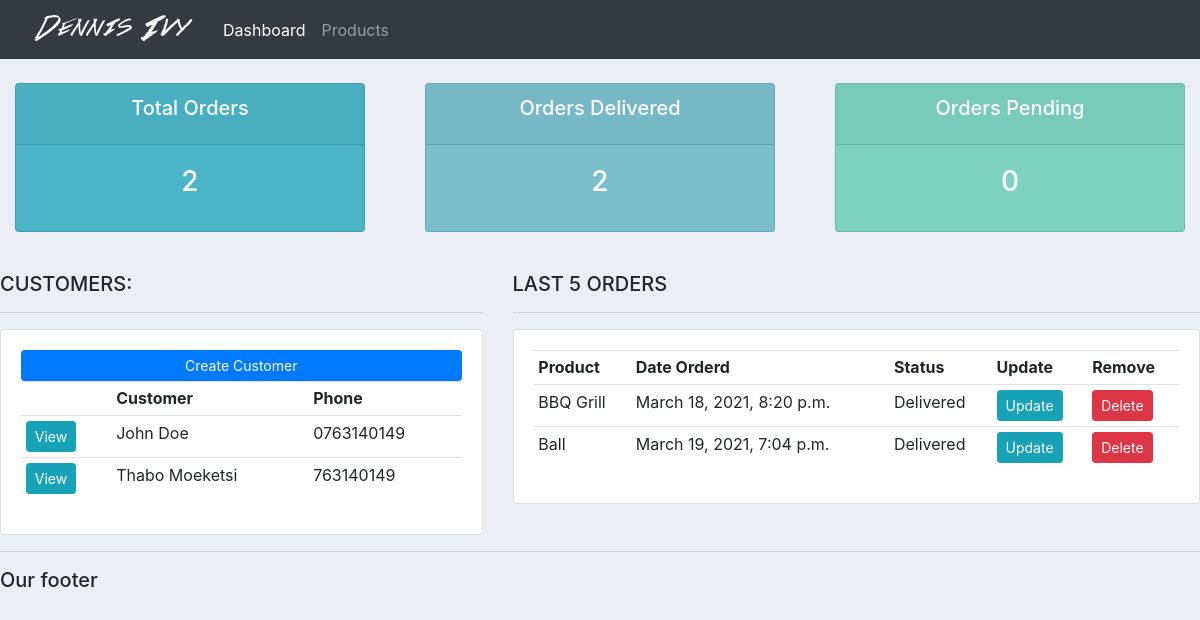
/, run on an earlier commit of the app's database.
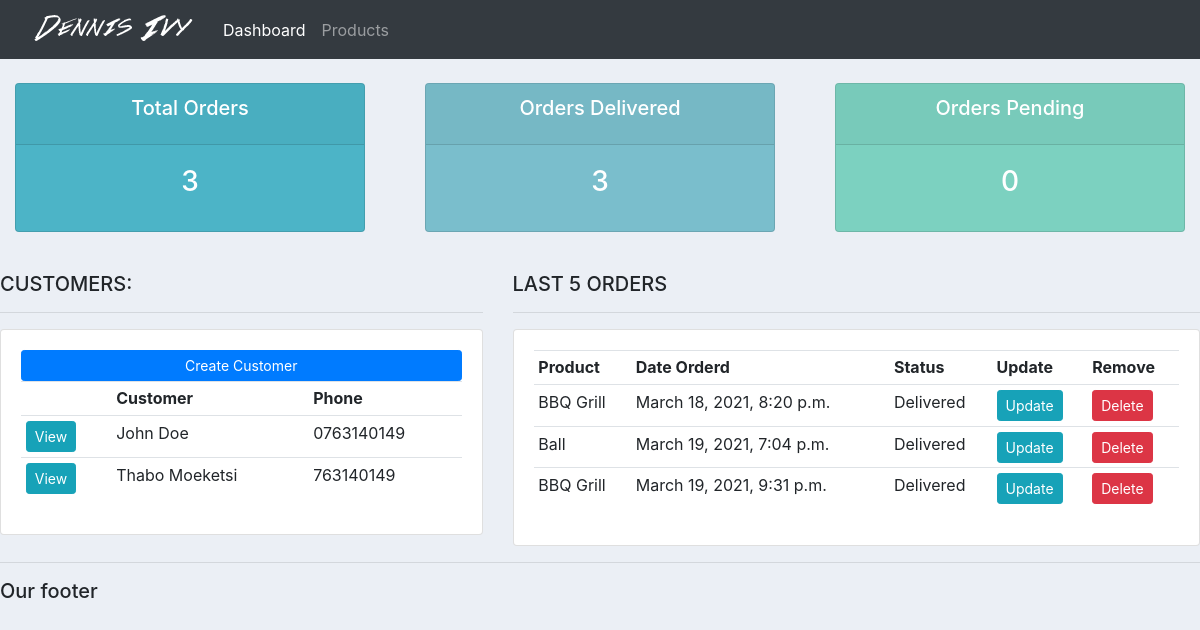
And on a later commit of the database.
### accounts/models.py (models this page shows, shortened)
class Customers(models.Model):
    name = models.CharField(max_length=200, null=True)
    phone = models.CharField(max_length=200, null=True)
    email = models.CharField(max_length=200, null=True)
    date_created = models.DateTimeField(auto_now_add=True, null=True)

class Order(models.Model):
    STATUS = (
        ('Pending', 'Pending'),
        ('Out for Delivery', 'Out for Delivery'),
        ('Delivered', 'Delivered'),
    )
    customer = models.ForeignKey(
        Customers, null=True, on_delete=models.SET_NULL)
    product = models.ForeignKey(Product, null=True, on_delete=models.SET_NULL)
    date_created = models.DateTimeField(auto_now_add=True, null=True)
    status = models.CharField(max_length=200, null=True, choices=STATUS)
    note = models.CharField(max_length=1000, null=True, choices=STATUS)

class Product(models.Model):
    CATEGORY = (
        ('Indoor', 'Indoor'),
        ('Outdoor', 'Outdoor'),
    )
    name = models.CharField(max_length=200, null=True)
    price = models.FloatField(null=True)
    category = models.CharField(max_length=200, null=True, choices=CATEGORY)
    description = models.CharField(max_length=200, null=True, blank=True)
    date_created = models.DateTimeField(auto_now_add=True, null=True)
    tag = models.ManyToManyField(Tag)
    def __str__(self):
        return self.name

### accounts/views.py (the view)
# urls.py: path('', views.home, name ='home'),
def home(request):
    orders = Order.objects.all()
    customers = Customers.objects.all()
    total_customers = customers.count()
    total_orders = orders.count()
    delivered = orders.filter(status='Delivered').count()
    pending = orders.filter(status='Pending').count()
    context = {
        'orders': orders,
        'customers': customers,
        'total_customers': total_customers,
        'total_orders': total_orders,
        'delivered': delivered,
        'pending': pending
    }
    return render(request, "accounts/dashboard.html", context)

### accounts/templates/accounts/dashboard.html
{% extends 'accounts/main.html' %} {% block content %} {% include 'accounts/status.html'%}
<br />
<div class="row">
	<div class="col-md-5">
		<h5>CUSTOMERS:</h5>
		<hr />
		<div class="card card-body">
			<a class="btn btn-primary btn-sm btn-block" href="">Create Customer</a>
			<table class="table table-sm">
				<tr>
					<th></th>
					<th>Customer</th>
					<th>Phone</th>
				</tr>
				{% for customer in customers %}
				<tr>
					<td><a class="btn btn-sm btn-info" href="{% url 'customer' customer.id %}">View</a></td>
					<td>{{customer.name}}</td>
					<td>{{customer.phone}}</td>
				</tr>
				{% endfor %}
			</table>
		</div>
	</div>
	<div class="col-md-7">
		<h5>LAST 5 ORDERS</h5>
		<hr />
		<div class="card card-body">
			<table class="table table-sm">
				<tr>
					<th>Product</th>
					<th>Date Orderd</th>
					<th>Status</th>
					<th>Update</th>
					<th>Remove</th>
					{% for order in orders %}
				<tr>
					<td>{{order.product}}</td>
					<td>{{order.date_created}}</td>
					<td>{{order.status}}</td>
					<td><a class="btn btn-sm btn-info" href="{% url 'update_order' order.id %}">Update</a></td>
					<td><a class="btn btn-sm btn-danger" href="{% url 'delete_order' order.id %}">Delete</a></td>
				</tr>
				{% endfor %}
				</tr>
			</table>
		</div>
	</div>
</div>
{% endblock %}

What changed in the data, as far as the page shows it:
added Order: product "BBQ Grill", date_created "March 19, 2021, 9:31 p.m.", status "Delivered"
Also different on the page:
{{ total_orders }}: "2" → "3"
{{ delivered }}: "2" → "3"
